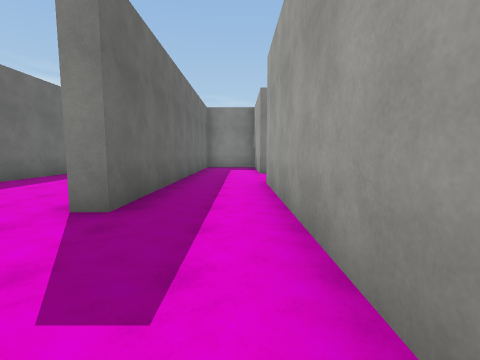
[1] (above)

12 first-person views from a walk through a Unity game level. The camera is 1.5 m above the floor, tilts 6° down and sees 85° across. The floor is counted in squares, 2 m on a side. Each view is taken from the middle of a square. On the plan, view 1 faces up. The plan holds only what a view shows up to about 9 squares ahead; the rest is blank. The place goes on beyond the plan. Surface patterns are stand-ins for the level's own textures.

[2]
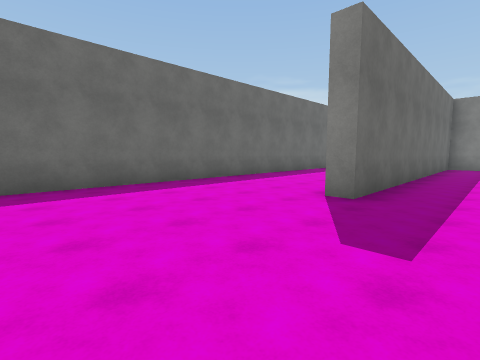

[3]
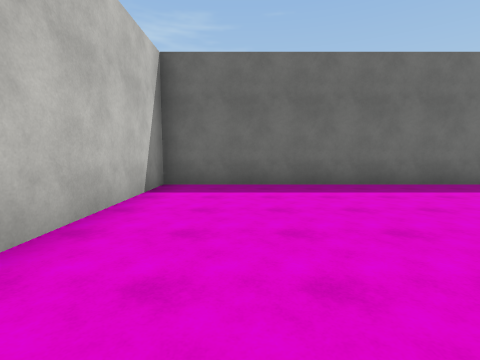

[4]
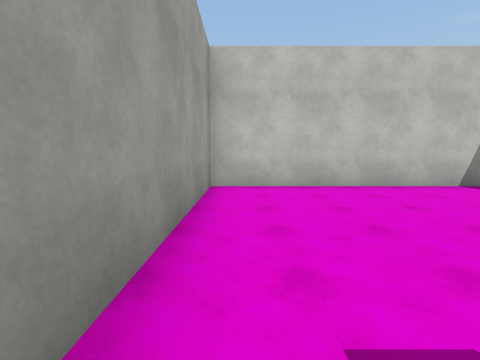

[5]
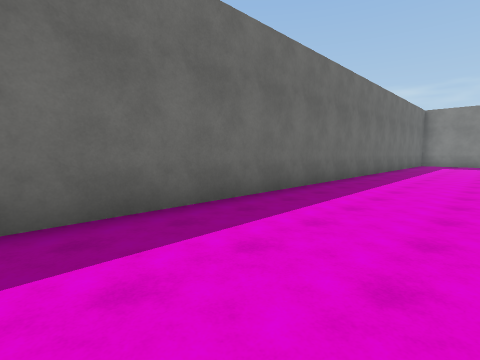

[6]
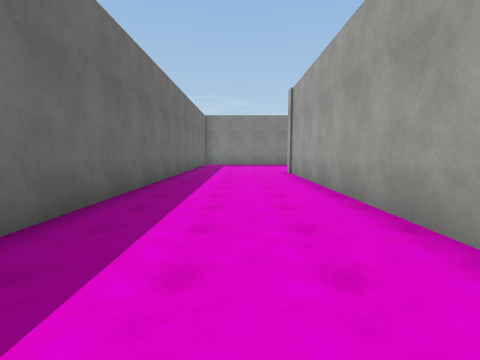

[7]
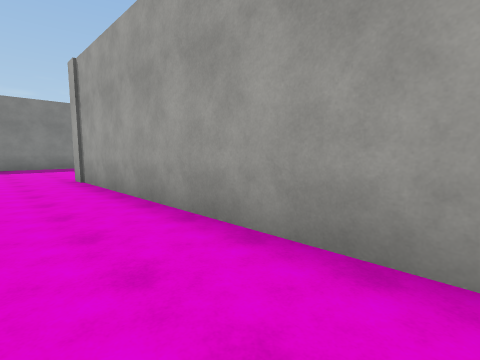

[8]
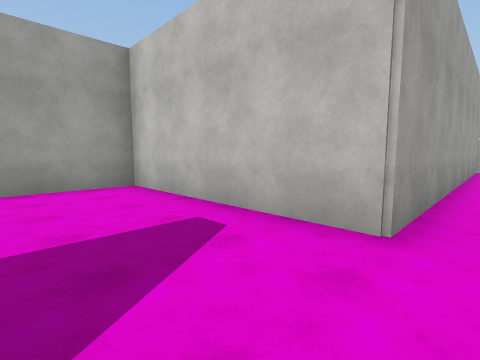

[9]
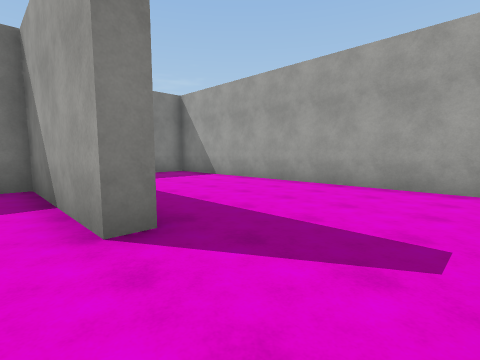

[10]
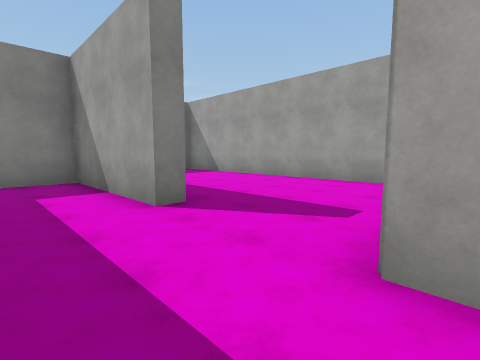

[11]
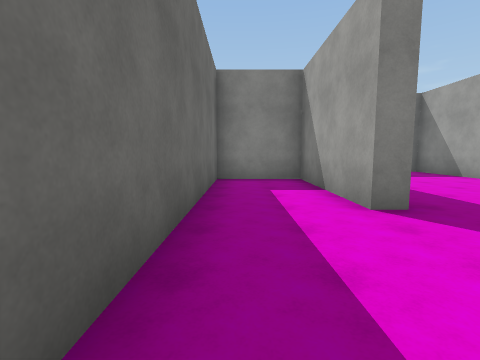

[12]
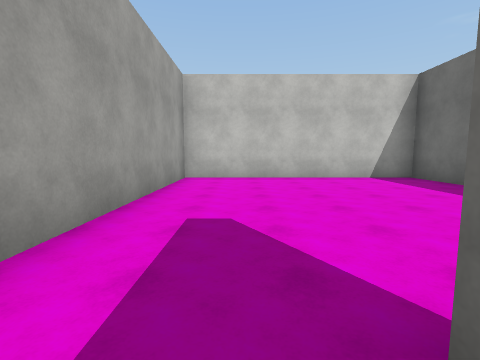

### Floor plan
Points are (right, up) in squares from view 1. A wall is a line through its corners. A room is listed if a view was taken in it or the views show most of it. See-through windows are left out.
Room 1 (views 1, 2, 3, 4, 5, 6, 7, 9, 10, 11, 12)
walls: (-2.1, 5.9) (-2.1, 13.5); (-1.6, 7.4) (-1.6, 3.2) (-2.2, 3.2); (-6.1, 13) (-6.1, -3.8) (0.6, -3.8) (0.6, 6.5)
ways out: opening at (-0.5, 7) to room 2
Room 2 (view 8)
walls: (1.2, 9.4) (0.6, 9.4) (0.6, 13.4) (-1.6, 13.4) (-1.6, 7.4); (0.6, 6.5) (5.9, 6.5) (5.9, 13.5)
ways out: opening at (-0.5, 7) to room 1

Where each view was taken, in squares from view 1:
view 1: 0 up, 0 right, facing up
view 2: 1 down, 0 right, facing up-left
view 3: 2 down, 0 right, facing left
view 4: 2 up, 0 right, facing down
view 5: 3 up, 3 left, facing up-left
view 6: 4 up, 4 left, facing up
view 7: 6 up, 4 left, facing up-right
view 8: 9 up, 0 right, facing down-right
view 9: 7 up, 0 right, facing up-right
view 10: 6 up, 1 left, facing up-right
view 11: 6 up, 1 left, facing up
view 12: 4 up, 1 left, facing down
